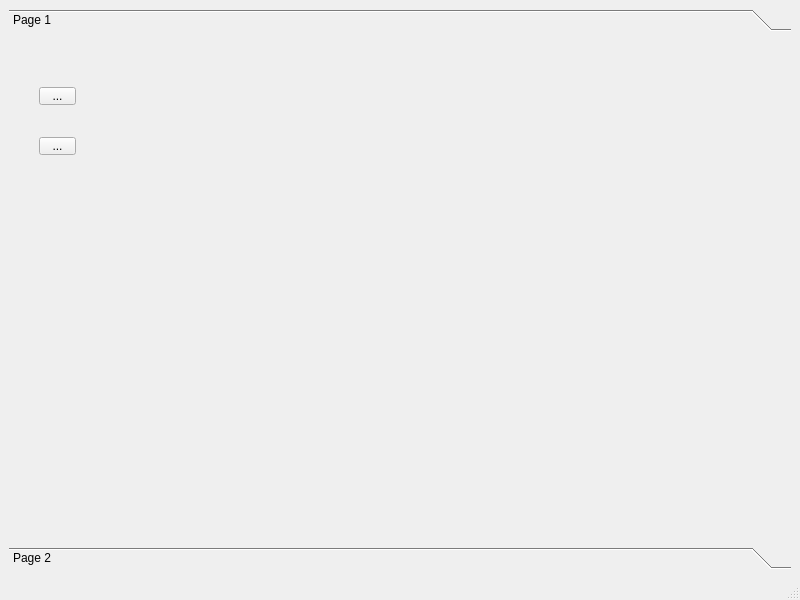
<?xml version="1.0" encoding="UTF-8"?>
<ui version="4.0">
 <class>PMW</class>
 <widget class="QMainWindow" name="PMW">
  <property name="geometry">
   <rect>
    <x>0</x>
    <y>0</y>
    <width>800</width>
    <height>600</height>
   </rect>
  </property>
  <property name="windowTitle">
   <string>MainWindow</string>
  </property>
  <widget class="QWidget" name="centralwidget">
   <layout class="QHBoxLayout" name="horizontalLayout">
    <item>
     <widget class="QToolBox" name="toolBox">
      <property name="currentIndex">
       <number>0</number>
      </property>
      <widget class="QWidget" name="page">
       <property name="geometry">
        <rect>
         <x>0</x>
         <y>0</y>
         <width>782</width>
         <height>485</height>
        </rect>
       </property>
       <attribute name="label">
        <string>Page 1</string>
       </attribute>
       <widget class="QToolButton" name="toolButton">
        <property name="geometry">
         <rect>
          <x>30</x>
          <y>50</y>
          <width>37</width>
          <height>18</height>
         </rect>
        </property>
        <property name="text">
         <string>...</string>
        </property>
       </widget>
       <widget class="QToolButton" name="toolButton_2">
        <property name="geometry">
         <rect>
          <x>30</x>
          <y>100</y>
          <width>37</width>
          <height>18</height>
         </rect>
        </property>
        <property name="text">
         <string>...</string>
        </property>
       </widget>
      </widget>
      <widget class="QWidget" name="page_2">
       <property name="geometry">
        <rect>
         <x>0</x>
         <y>0</y>
         <width>782</width>
         <height>485</height>
        </rect>
       </property>
       <attribute name="label">
        <string>Page 2</string>
       </attribute>
      </widget>
     </widget>
    </item>
   </layout>
  </widget>
  <widget class="QMenuBar" name="menubar">
   <property name="geometry">
    <rect>
     <x>0</x>
     <y>0</y>
     <width>800</width>
     <height>23</height>
    </rect>
   </property>
  </widget>
  <widget class="QStatusBar" name="statusbar"/>
 </widget>
 <resources/>
 <connections/>
</ui>
